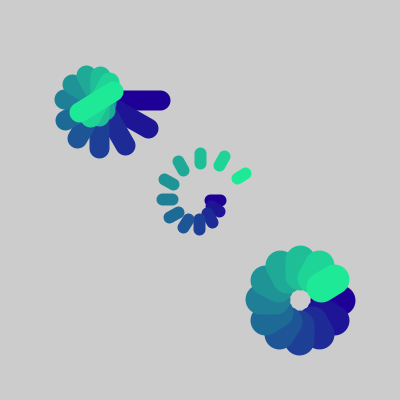
Frame 1 (no input)
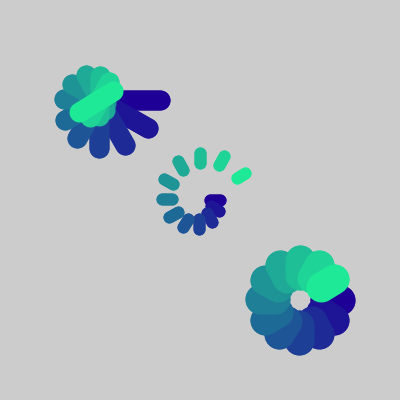
Frame 2 (the mouse pressed at the canvas centre, redrawn once)

The Processing sketch that drew these frames (run headless with seeded random() and noise(); the mouse was pressed at the canvas centre and the sketch redrawn once):

// Processing sketch: sketch_21_12
// ── sketch_21_12.pde
//exercise 21.1 and 21.2
  
void setup() {
  size(400, 400);
  smooth();
  noLoop();
}
 
void draw() {
 stroke(120);
 strokeCap(ROUND);
 sun(100, 100, 60, 20, 20, -4); 
 sun(200, 200, 10, 20, 12, 3); 
 sun(300, 300, 40, 25, 30, 0); 
}
  
void sun(int a, int b, int rad1, int rad2, int weight, int inc){
  pushMatrix();
  translate(a, b);  //tranalate variables - a, b
  strokeWeight(weight);
  for (float deg = 0; deg < 360; deg += 30) {
    float s = map(deg, 0, 360, 0, 255);
    stroke(30, s, 150);
    float angle = radians(deg);
    float x = cos(angle) * rad1;
    float y = sin(angle) * rad1;
    float z = cos(angle) * rad2;
    float w = sin(angle) * rad2;
    line(x, y, z, w);
    rad1 += inc;
    rad2 += inc;
    
  }
  popMatrix();
}
